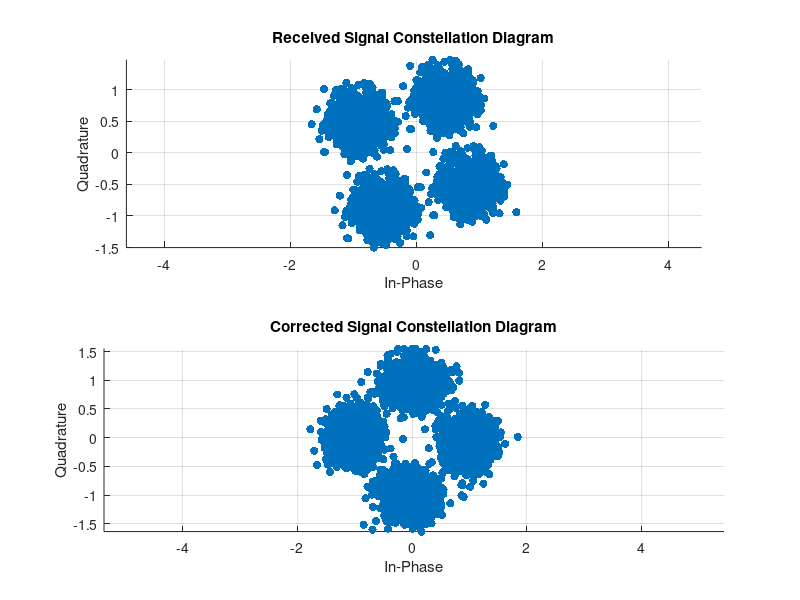
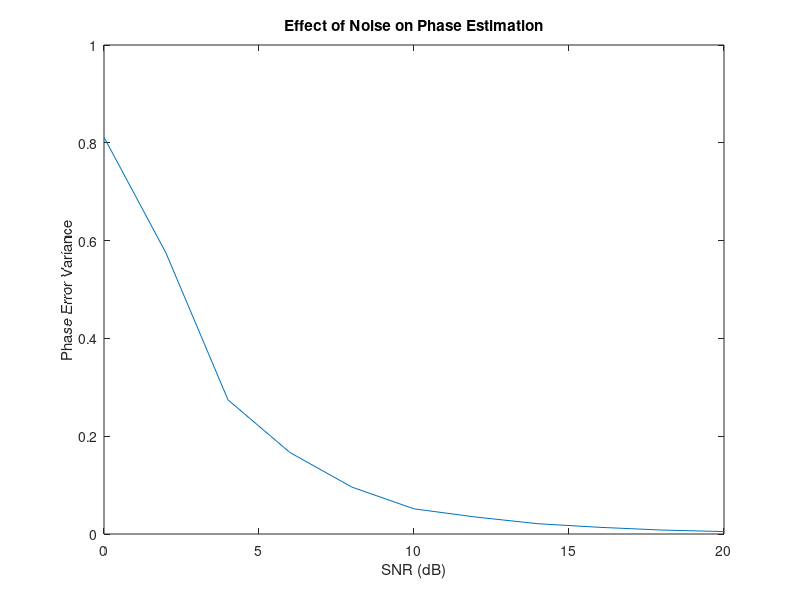
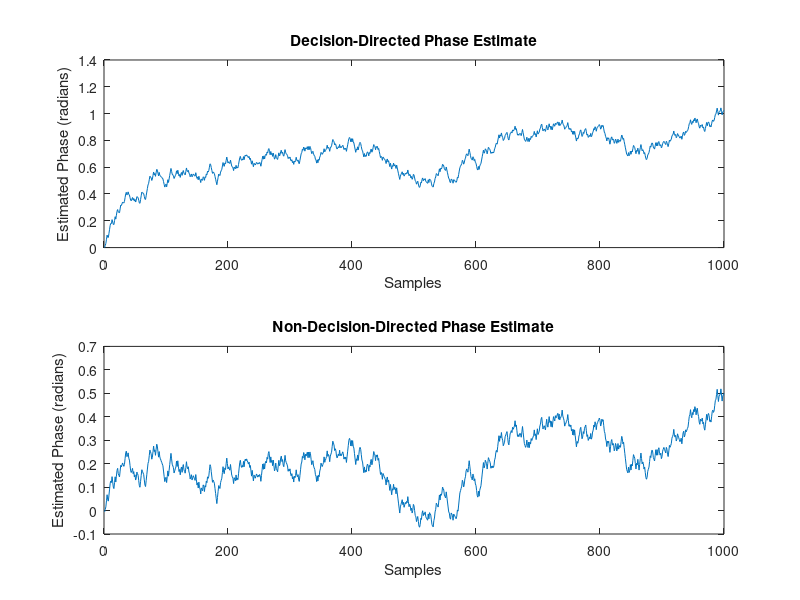

These charts were generated, in order, by the following MATLAB code:
% MATLAB Code for Carrier Phase Estimation 
% Parameters
clc;
N = 1000;          % Number of symbols
SNR_dB = 10;       % Signal-to-Noise Ratio in dB
M = 4;             % QPSK modulation order
loop_bandwidth = 0.01; % PLL loop bandwidth
true_phase = pi / 3; % True phase of the carrier

% Generate QPSK symbols
tx_symbols = exp(1j * (2 * pi * (0:M-1) / M)); % QPSK constellation points
tx_data = randi([0 M-1], N, 1);                % Random data
tx_signal = tx_symbols(tx_data + 1);           % Modulated signal

% Add noise to the transmitted signal
noise = (1/sqrt(2*10^(SNR_dB/10))) * (randn(N, 1) + 1j * randn(N, 1));
rx_signal = tx_signal .* exp(1j * true_phase) + noise; % Received signal

% 1. Maximum Likelihood Carrier Phase Estimation
estimated_phase_ml = angle(sum(conj(tx_signal) .* rx_signal)); % ML estimation
%fprintf('True Phase: %.2f rad, Estimated Phase (ML): %.2f rad\n', true_phase, estimated_phase_ml);

% 2. Phase-Locked Loop (PLL) Implementation
phase_error_pll = zeros(N, 1); % Phase error for PLL
estimated_phase_pll = zeros(N, 1); % Estimated phase for PLL
current_phase_estimate_pll = 0; % Initial phase estimate for PLL

for n = 1:N
    % Phase detection
    phase_error_pll(n) = angle(rx_signal(n) * exp(-1j * current_phase_estimate_pll)); 
    current_phase_estimate_pll = current_phase_estimate_pll + loop_bandwidth * phase_error_pll(n);
    estimated_phase_pll(n) = current_phase_estimate_pll;
end

% 3. Apply Phase Correction to Received Signal
corrected_rx_signal = rx_signal .* exp(-1j * estimated_phase_pll); % Corrected received signal

% Plot Original and Corrected Constellation Diagrams
figure;
subplot(2, 1, 1);
scatter(real(rx_signal), imag(rx_signal), 'filled');
title('Received Signal Constellation Diagram');
xlabel('In-Phase');
ylabel('Quadrature');
axis equal;
grid on;

subplot(2, 1, 2);
scatter(real(corrected_rx_signal), imag(corrected_rx_signal), 'filled');
title('Corrected Signal Constellation Diagram');
xlabel('In-Phase');
ylabel('Quadrature');
axis equal;
grid on;

% 4. Effect of Additive Noise on Phase Estimate
SNR_dB_range = 0:2:20; % SNR range for variance calculation
phase_error_variance = zeros(length(SNR_dB_range), 1);

for idx = 1:length(SNR_dB_range)
    SNR_dB = SNR_dB_range(idx);
    noise_variance = 1/(2*10^(SNR_dB/10));
    noise = sqrt(noise_variance) * (randn(N, 1) + 1j * randn(N, 1));
    
    % Received signal with noise
    rx_signal = exp(1j * true_phase) + noise; % Use a single reference for variance calculation
    
    % ML phase estimation
    estimated_phase = angle(sum(rx_signal));
    
    % Phase error variance
    phase_error_variance(idx) = var(angle(rx_signal) - true_phase);
end

% Plot the phase error variance as a function of SNR
figure;
plot(SNR_dB_range, phase_error_variance);
xlabel('SNR (dB)');
ylabel('Phase Error Variance');
title('Effect of Noise on Phase Estimation');

% 5. Decision-Directed and Non-Decision-Directed Loops
phase_error_dd = zeros(N, 1); % Decision-directed phase error
phase_error_ndd = zeros(N, 1); % Non-decision-directed phase error
estimated_phase_dd = zeros(N, 1);
estimated_phase_ndd = zeros(N, 1);

% Initialization
current_phase_estimate_dd = 0;
current_phase_estimate_ndd = 0;

for n = 1:N
    % Simulate received signal with phase offset and noise
    noise = (1/sqrt(2*10^(SNR_dB))) * (randn + 1j * randn);
    rx_signal = tx_signal(n) * exp(1j * true_phase) + noise;

    % Decision-Directed (DD) Loop
    detected_symbol = exp(1j * round(angle(rx_signal) * M / (2 * pi)) * 2 * pi / M); % Symbol detection
    phase_error_dd(n) = angle(detected_symbol * exp(-1j * current_phase_estimate_dd)); 
    current_phase_estimate_dd = current_phase_estimate_dd + loop_bandwidth * phase_error_dd(n);
    estimated_phase_dd(n) = current_phase_estimate_dd;

    % Non-Decision-Directed (NDD) Loop
    phase_error_ndd(n) = angle(rx_signal * exp(-1j * current_phase_estimate_ndd));
    current_phase_estimate_ndd = current_phase_estimate_ndd + loop_bandwidth * phase_error_ndd(n);
    estimated_phase_ndd(n) = current_phase_estimate_ndd;
end

% Plot the results for DD and NDD loops
figure;
subplot(2, 1, 1);
plot(1:N, estimated_phase_dd);
title('Decision-Directed Phase Estimate');
xlabel('Samples');
ylabel('Estimated Phase (radians)');

subplot(2, 1, 2);
plot(1:N, estimated_phase_ndd);
title('Non-Decision-Directed Phase Estimate');
xlabel('Samples');
ylabel('Estimated Phase (radians)');
